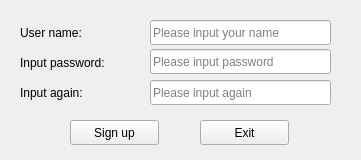
<?xml version="1.0" encoding="UTF-8"?>
<ui version="4.0">
 <class>SignWindow</class>
 <widget class="QWidget" name="SignWindow">
  <property name="geometry">
   <rect>
    <x>0</x>
    <y>0</y>
    <width>361</width>
    <height>160</height>
   </rect>
  </property>
  <property name="windowTitle">
   <string>Create an account</string>
  </property>
  <widget class="QPushButton" name="SignButton">
   <property name="geometry">
    <rect>
     <x>70</x>
     <y>120</y>
     <width>89</width>
     <height>25</height>
    </rect>
   </property>
   <property name="layoutDirection">
    <enum>Qt::LeftToRight</enum>
   </property>
   <property name="text">
    <string>Sign up</string>
   </property>
  </widget>
  <widget class="QLabel" name="PasswdLabel1">
   <property name="geometry">
    <rect>
     <x>20</x>
     <y>50</y>
     <width>121</width>
     <height>25</height>
    </rect>
   </property>
   <property name="text">
    <string>Input password:</string>
   </property>
  </widget>
  <widget class="QLineEdit" name="PasswdEdit1">
   <property name="geometry">
    <rect>
     <x>150</x>
     <y>49</y>
     <width>181</width>
     <height>25</height>
    </rect>
   </property>
   <property name="echoMode">
    <enum>QLineEdit::Password</enum>
   </property>
   <property name="placeholderText">
    <string>Please input password</string>
   </property>
  </widget>
  <widget class="QLabel" name="PasswdLabel2">
   <property name="geometry">
    <rect>
     <x>20</x>
     <y>80</y>
     <width>121</width>
     <height>25</height>
    </rect>
   </property>
   <property name="text">
    <string>Input again:</string>
   </property>
  </widget>
  <widget class="QLineEdit" name="PasswdEdit2">
   <property name="geometry">
    <rect>
     <x>150</x>
     <y>80</y>
     <width>181</width>
     <height>25</height>
    </rect>
   </property>
   <property name="echoMode">
    <enum>QLineEdit::Password</enum>
   </property>
   <property name="placeholderText">
    <string>Please input again</string>
   </property>
  </widget>
  <widget class="QLabel" name="AccountLabel">
   <property name="geometry">
    <rect>
     <x>20</x>
     <y>20</y>
     <width>121</width>
     <height>25</height>
    </rect>
   </property>
   <property name="text">
    <string>User name:</string>
   </property>
  </widget>
  <widget class="QLineEdit" name="AccountLineEdit">
   <property name="geometry">
    <rect>
     <x>150</x>
     <y>20</y>
     <width>181</width>
     <height>25</height>
    </rect>
   </property>
   <property name="echoMode">
    <enum>QLineEdit::Normal</enum>
   </property>
   <property name="readOnly">
    <bool>false</bool>
   </property>
   <property name="placeholderText">
    <string>Please input your name</string>
   </property>
  </widget>
  <widget class="QPushButton" name="ExitButton">
   <property name="geometry">
    <rect>
     <x>200</x>
     <y>120</y>
     <width>89</width>
     <height>25</height>
    </rect>
   </property>
   <property name="layoutDirection">
    <enum>Qt::LeftToRight</enum>
   </property>
   <property name="text">
    <string>Exit</string>
   </property>
  </widget>
 </widget>
 <resources/>
 <connections/>
</ui>
